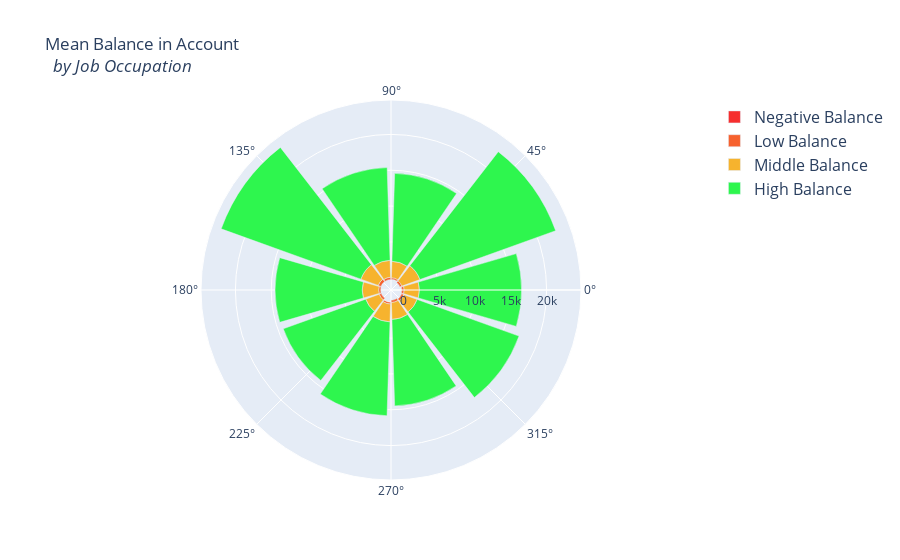

Notebook code for this chart:
### Code cell
# Balance Distribution

# Create a Balance Category
df["balance_status"] = np.nan
lst = [df]

for col in lst:
    col.loc[col["balance"] < 0, "balance_status"] = "negative"
    col.loc[(col["balance"] >= 0) & (col["balance"] <= 30000), "balance_status"] = "low"
    col.loc[(col["balance"] > 30000) & (col["balance"] <= 40000), "balance_status"] = "middle"
    col.loc[col["balance"] > 40000, "balance_status"] = "high"
    
# balance by balance_status
negative = df["balance"].loc[df["balance_status"] == "negative"].values.tolist()
low = df["balance"].loc[df["balance_status"] == "low"].values.tolist()
middle = df["balance"].loc[df["balance_status"] == "middle"].values.tolist()
high = df["balance"].loc[df["balance_status"] == "high"].values.tolist()


# Get the average by occupation in each balance category
job_balance = df.groupby(['job', 'balance_status'])['balance'].mean()
trace1 = go.Barpolar(
    r=[-199.0, -392.0, -209.0, -247.0, -233.0, -270.0, -271.0, 0, -276.0, -134.5],
    text=["blue-collar", "entrepreneur", "housemaid", "management", "retired", "self-employed",
         "services", "student", "technician", "unemployed"],
    name='Negative Balance',
    marker=dict(
        color='rgb(246, 46, 46)'
    )
)
trace2 = go.Barpolar(
    r=[319.5, 283.0, 212.0, 313.0, 409.0, 274.5, 308.5, 253.0, 316.0, 330.0],
    text=["blue-collar", "entrepreneur", "housemaid", "management", "retired", "self-employed",
         "services", "student", "technician", "unemployed"],
    name='Low Balance',
    marker=dict(
        color='rgb(246, 97, 46)'
    )
)
trace3 = go.Barpolar(
    r=[2128.5, 2686.0, 2290.0, 2366.0, 2579.0, 2293.5, 2005.5, 2488.0, 2362.0, 1976.0],
    text=["blue-collar", "entrepreneur", "housemaid", "management", "retired", "self-employed",
         "services", "student", "technician", "unemployed"],
    name='Middle Balance',
    marker=dict(
        color='rgb(246, 179, 46)'
    )
)
trace4 = go.Barpolar(
    r=[14247.5, 20138.5, 12278.5, 12956.0, 20723.0, 12159.0, 12223.0, 13107.0, 12063.0, 15107.5],
    text=["blue-collar", "entrepreneur", "housemaid", "management", "retired", "self-employed",
           "services", "student", "technician", "unemployed"],
    name='High Balance',
    marker=dict(
        color='rgb(46, 246, 78)'
    )
)
data = [trace1, trace2, trace3, trace4]
layout = go.Layout(
    title='Mean Balance in Account<br> <i> by Job Occupation</i>',
    font=dict(
        size=12
    ),
    legend=dict(
        font=dict(
            size=16
        )
    ),
        
    )
    
    
    

fig = go.Figure(data=data, layout=layout)
iplot(fig, filename='polar-area-chart')

### Figure 1 — Plotly figure (JSON) as saved in the notebook; plotly's stock layout.template omitted (floating-point values rounded to 4 significant figures)
{"data": [{"marker": {"color": "rgb(246, 46, 46)"}, "name": "Negative Balance", "r": [-199, -392, -209, -247, -233, -270, -271, 0, -276, -134.5], "text": ["blue-collar", "entrepreneur", "housemaid", "management", "retired", "self-employed", "services", "student", "technician", "unemployed"], "type": "barpolar"}, {"marker": {"color": "rgb(246, 97, 46)"}, "name": "Low Balance", "r": [319.5, 283, 212, 313, 409, 274.5, 308.5, 253, 316, 330], "text": ["blue-collar", "entrepreneur", "housemaid", "management", "retired", "self-employed", "services", "student", "technician", "unemployed"], "type": "barpolar"}, {"marker": {"color": "rgb(246, 179, 46)"}, "name": "Middle Balance", "r": [2128.0, 2686, 2290, 2366, 2579, 2294.0, 2006.0, 2488, 2362, 1976], "text": ["blue-collar", "entrepreneur", "housemaid", "management", "retired", "self-employed", "services", "student", "technician", "unemployed"], "type": "barpolar"}, {"marker": {"color": "rgb(46, 246, 78)"}, "name": "High Balance", "r": [14250.0, 20140.0, 12280.0, 12956, 20723, 12159, 12223, 13107, 12063, 15110.0], "text": ["blue-collar", "entrepreneur", "housemaid", "management", "retired", "self-employed", "services", "student", "technician", "unemployed"], "type": "barpolar"}], "layout": {"font": {"size": 12}, "legend": {"font": {"size": 16}}, "title": {"text": "Mean Balance in Account<br> <i> by Job Occupation</i>"}}}
